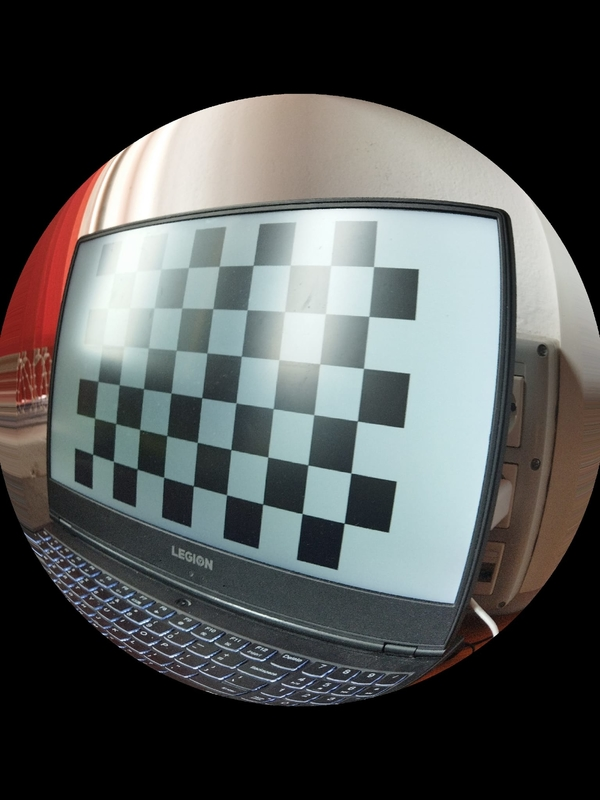
#> input picture Images/calib1.jpg, 600 x 800 px, given as the content of the folder B:/OTHERS/PROIECT/again2, which was not available
$ python try6.py
#> lines starting #> are read from the running program, lines starting #| are printed output that depends on the picture; after the words box and inside, x2 and y2 are one past the last pixel; in counts of white or black regions, pixels touching at a corner belong together; long printed decimals are rounded; pictures that were not available may be replaced by others from this repository, and a replacement may not be noted
from __future__ import (
    division, absolute_import, print_function, unicode_literals)
import cv2
import numpy as np
import os
import glob
from matplotlib import pyplot as plt
from PIL import Image
import rawpy
from skimage.io import imread, imshow
from skimage import img_as_ubyte
from matplotlib.patches import Rectangle


# Defining the dimensions of checkerboard
CHECKERBOARD = (6, 9)
criteria = (cv2.TERM_CRITERIA_EPS + cv2.TERM_CRITERIA_MAX_ITER, 30, 0.001)

# Creating vector to store vectors of 3D points for each checkerboard image
objpoints = []
# Creating vector to store vectors of 2D points for each checkerboard image
imgpoints = []

# Defining the world coordinates for 3D points
objp = np.zeros((1, CHECKERBOARD[0] * CHECKERBOARD[1], 3), np.float32)
objp[0, :, :2] = np.mgrid[0:CHECKERBOARD[0], 0:CHECKERBOARD[1]].T.reshape(-1, 2)
prev_img_shape = None

# Extracting path of individual image stored in a given directory
dim=(600,800)
images = glob.glob('B:/OTHERS/PROIECT/again2/calib*.jpg')
for fname in images:
    img = cv2.imread(fname)
#> img is the input picture: shape (800, 600, 3); mean B, G, R 82.8, 83.7, 81.1
    img=cv2.resize(img,dim,interpolation=cv2.INTER_AREA)
    gray = cv2.cvtColor(img, cv2.COLOR_BGR2GRAY)
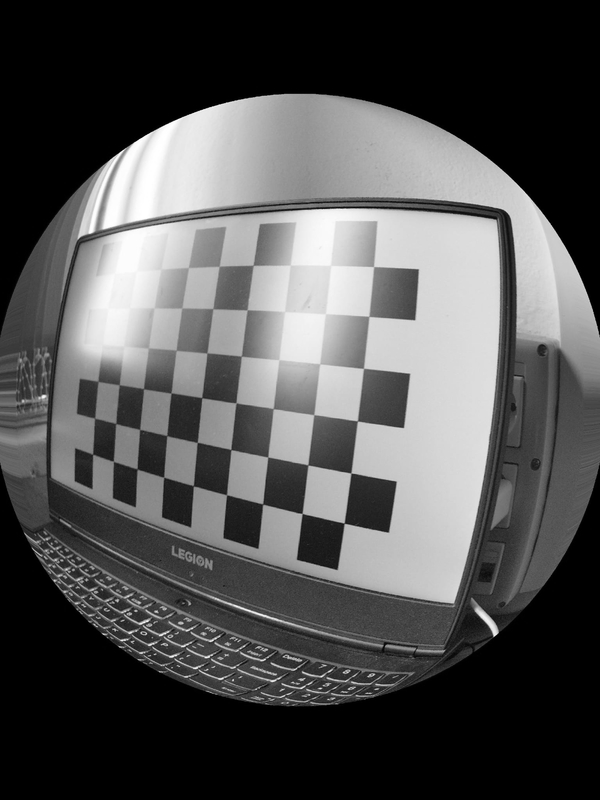
#> gray: shape (800, 600); min 0, max 255, mean 82.8
    # Find the chess board corners
    # If desired number of corners are found in the image then ret = true
    ret, corners = cv2.findChessboardCorners(gray, CHECKERBOARD,
                                             cv2.CALIB_CB_ADAPTIVE_THRESH + cv2.CALIB_CB_FAST_CHECK + cv2.CALIB_CB_NORMALIZE_IMAGE)
#> ret = False; corners = None

    """
    If desired number of corner are detected,
    we refine the pixel coordinates and display
    them on the images of checker board
    """
    if ret == True:
        objpoints.append(objp)
        # refining pixel coordinates for given 2d points.
        corners2 = cv2.cornerSubPix(gray, corners, (11, 11), (-1, -1), criteria)

        imgpoints.append(corners2)

        # Draw and display the corners
        img = cv2.drawChessboardCorners(img, CHECKERBOARD, corners2, ret)

    cv2.imshow('img', img)
    cv2.waitKey(1)

cv2.destroyAllWindows()

h, w = img.shape[:2]
#> h = 800; w = 600

"""
Performing camera calibration by
passing the value of known 3D points (objpoints)
and corresponding pixel coordinates of the
detected corners (imgpoints)
"""
#> (the run stopped early here; a loop or call above may not have finished)

$ run again, on Images/calib2.jpg
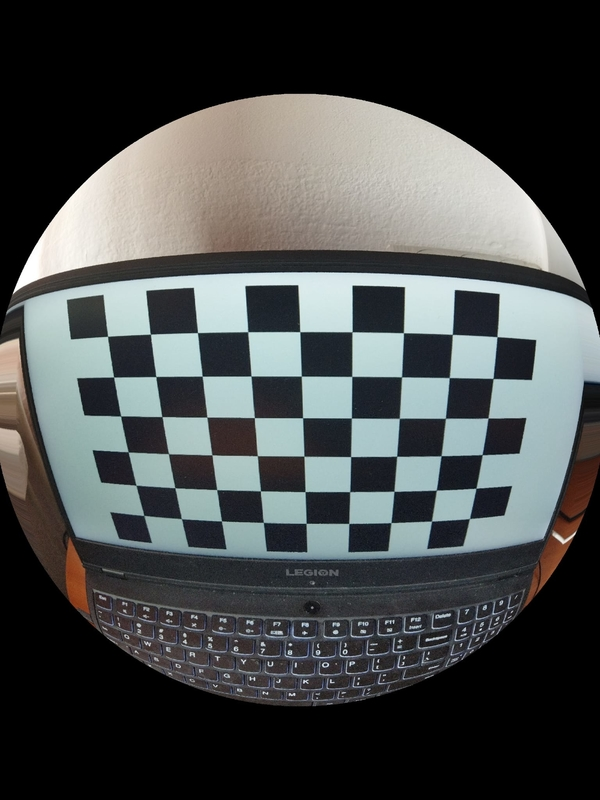
#> input picture Images/calib2.jpg, 600 x 800 px, given as the content of the folder B:/OTHERS/PROIECT/again2, which was not available
#> img is the input picture: shape (800, 600, 3); mean B, G, R 75.3, 75.8, 72.6
#> `ret, corners = cv2.findChessboardCorners(gray, CHECKERBOARD, cv2.CALIB..`: ret = True; corners = 54 rows, first 8: [143.8, 515.4], [136.1, 485.4], [128.2, 451.8], [120.7, 416], [113.6, 377], [107.6, 336.3], [181.3, 518.6], [174.8, 487.6]
#> corners2 = 54 rows, first 8: [143.9, 515.5], [135.9, 485.2], [128.2, 451.9], [120.6, 416.1], [113.6, 377.1], [107.6, 336.3], [181.5, 518.6], [174.9, 487.7]
#> img: shape (800, 600, 3); 2.92% of pixels changed, all inside (x1, y1, x2, y2) = (102, 326, 504, 530)
#> `ret, mtx, dist, rvecs, tvecs = cv2.calibrateCamera(objpoints, imgpoint..`: ret = 0.1; mtx = [[683.6, 0, 309.6], [0, 675.1, 392.6], [0, 0, 1]]; dist = [[-0.57, -2.28, 0.00978, -0.0111, 8.32]]; rvecs = ([0.394, 0.472, -1.54],); tvecs = ([-4.07, 3.06, 15.78],)
#| [[683.573   0.         309.606]
#|  [  0.         675.076 392.641]
#|  [  0.           0.           1.        ]]
#| [[-0.5698 -2.283   0.009775 -0.01106  8.321]]
#| (array([[ 0.3943],
#|        [ 0.4717],
#|        [-1.536]]),)
#| (array([[-4.072],
#|        [ 3.057],
#|        [15.784]]),)
#> newcameramtx = [[572.8, 0, 305.1], [0, 569.2, 398.3], [0, 0, 1]]; roi = (157, 201, 295, 378)
#> `new_image = image4.resize((int(a), int(b)))`:
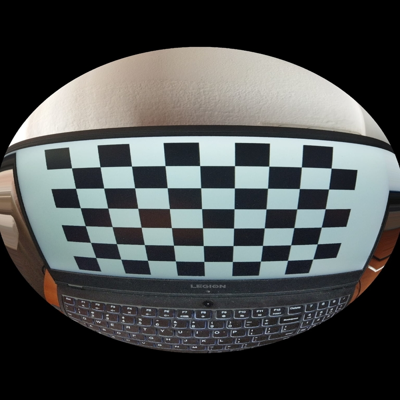
#> new_image: PIL image 400x400 RGB; mean R, G, B 72.6, 75.8, 75.3
#| (600, 800)
#| (400, 400)
#> avg_a = 125.5
#> avg_b = 126.7
#> after the loop `for i in range(4):`:
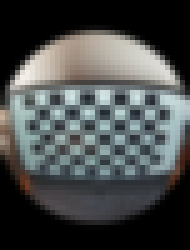
#> layer: shape (50, 38, 3) (shown 5 times larger); mean B, G, R 74.8, 75.2, 72.2

$ run again, on Images/calib3.jpg
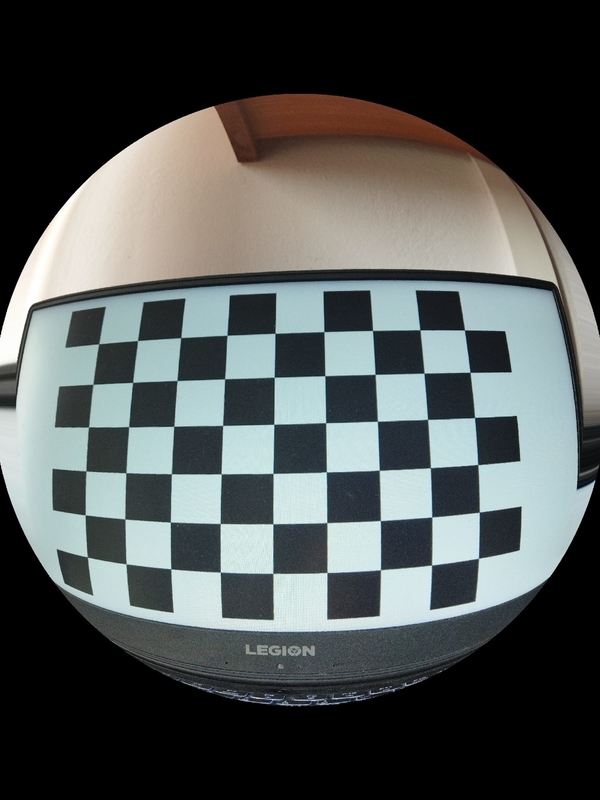
#> input picture Images/calib3.jpg, 600 x 800 px, given as the content of the folder B:/OTHERS/PROIECT/again2, which was not available
#> img is the input picture: shape (800, 600, 3); mean B, G, R 83.5, 84.6, 80.3
#> `ret, corners = cv2.findChessboardCorners(gray, CHECKERBOARD, cv2.CALIB..`: ret = True; corners = 54 rows, first 8: [87.43, 557], [85.25, 514.8], [85.99, 470.8], [88.48, 426.9], [92.87, 384.4], [98.62, 343.8], [126.1, 564], [124.9, 519]
#> corners2 = 54 rows, first 8: [87.38, 557.1], [85.15, 514.9], [85.81, 471], [88.48, 426.9], [92.94, 384.3], [98.67, 343.8], [126, 563.8], [124.8, 519]
#> img: shape (800, 600, 3); 3.38% of pixels changed, all inside (x1, y1, x2, y2) = (79, 324, 486, 580)
#> `ret, mtx, dist, rvecs, tvecs = cv2.calibrateCamera(objpoints, imgpoint..`: ret = 0.107; mtx = [[711.6, 0, 307.4], [0, 708.2, 397.8], [0, 0, 1]]; dist = [[-0.703, -1.16, 0.000701, -0.00942, 3.28]]; rvecs = ([-0.363, -0.274, -1.56],); tvecs = ([-4.62, 3.38, 12.68],)
#| [[711.583   0.         307.387]
#|  [  0.         708.154 397.761]
#|  [  0.           0.           1.        ]]
#| [[-7.03298680e-01 -1.16322057e+00  7.01394596e-04 -9.41994620e-03
#|    3.27873938e+00]]
#| (array([[-0.3631],
#|        [-0.2745],
#|        [-1.565]]),)
#| (array([[-4.623],
#|        [ 3.381],
#|        [12.681]]),)
#> newcameramtx = [[527.8, 0, 301.8], [0, 522.5, 398.3], [0, 0, 1]]; roi = (13, 15, 570, 771)
#> `new_image = image4.resize((int(a), int(b)))`:
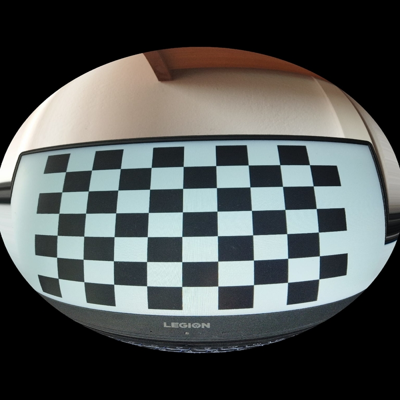
#> new_image: PIL image 400x400 RGB; mean R, G, B 80.3, 84.7, 83.6
#| (600, 800)
#| (400, 400)
#> avg_a = 125.2
#> avg_b = 128.4
#> after the loop `for i in range(4):`:
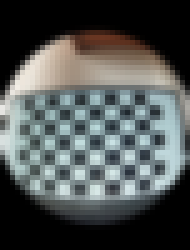
#> layer: shape (50, 38, 3) (shown 5 times larger); mean B, G, R 83.1, 84.2, 79.9
